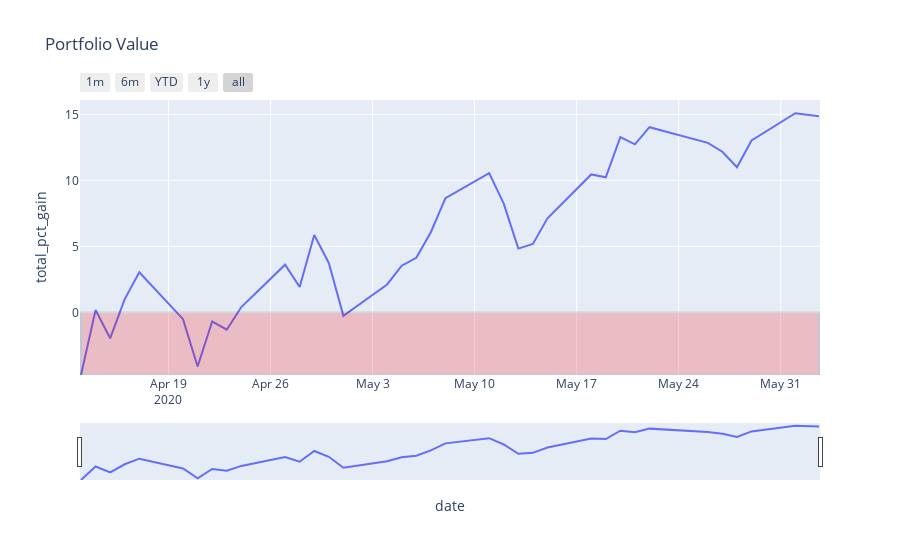

Notebook source saved alongside this figure:
### Code cell
min_value = portfolio_aggregated_stats['total_pct_gain'].min()
max_value = portfolio_aggregated_stats['total_pct_gain'].max()

fig = px.line(portfolio_aggregated_stats, 
              x='date', y="total_pct_gain", 
              hover_data=['invested_amount', 'market_value', 'unrealized_gain', 
                          'unrealized_pct_gain', 'realized_gain', 'realized_pct_gain', 
                          'total_gain', 'total_pct_gain'],
              range_y=[min_value, max_value+1],
              title='Portfolio Value')
fig.update_xaxes(
    rangeslider_visible=True,
    rangeselector=dict(
        buttons=list([
            dict(count=1, label="1m", step="month", stepmode="backward"),
            dict(count=6, label="6m", step="month", stepmode="backward"),
            dict(count=1, label="YTD", step="year", stepmode="todate"),
            dict(count=1, label="1y", step="year", stepmode="backward"),
            dict(step="all")
        ])
    )
)
fig.add_shape(
        # Rectangle reference to the axes
            type="rect",
            xref="x",
            yref="y",
            x0=first_date,
            y0=min_value,
            x1=last_date,
            y1=0,
            opacity=0.2,
            fillcolor="Red",
        )
fig.write_image("images/portfolio_value.pdf")
fig.show()

### Figure 1 — Plotly figure (JSON) as saved in the notebook; plotly's stock layout.template omitted (floating-point values rounded to 4 significant figures; data arrays with more than 128 entries replaced by an {"elided": "..."} marker saying what was removed)
{"data": [{"customdata": {"elided": "36x8 float values"}, "hovertemplate": "date=%{x}<br>total_pct_gain=%{customdata[7]}<br>invested_amount=%{customdata[0]}<br>market_value=%{customdata[1]}<br>unrealized_gain=%{customdata[2]}<br>unrealized_pct_gain=%{customdata[3]}<br>realized_gain=%{customdata[4]}<br>realized_pct_gain=%{customdata[5]}<br>total_gain=%{customdata[6]}<extra></extra>", "legendgroup": "", "line": {"color": "#636efa", "dash": "solid"}, "mode": "lines", "name": "", "showlegend": false, "type": "scatter", "x": ["2020-04-13T00:00:00", "2020-04-14T00:00:00", "2020-04-15T00:00:00", "2020-04-16T00:00:00", "2020-04-17T00:00:00", "2020-04-20T00:00:00", "2020-04-21T00:00:00", "2020-04-22T00:00:00", "2020-04-23T00:00:00", "2020-04-24T00:00:00", "2020-04-27T00:00:00", "2020-04-28T00:00:00", "2020-04-29T00:00:00", "2020-04-30T00:00:00", "2020-05-01T00:00:00", "2020-05-04T00:00:00", "2020-05-05T00:00:00", "2020-05-06T00:00:00", "2020-05-07T00:00:00", "2020-05-08T00:00:00", "2020-05-11T00:00:00", "2020-05-12T00:00:00", "2020-05-13T00:00:00", "2020-05-14T00:00:00", "2020-05-15T00:00:00", "2020-05-18T00:00:00", "2020-05-19T00:00:00", "2020-05-20T00:00:00", "2020-05-21T00:00:00", "2020-05-22T00:00:00", "2020-05-26T00:00:00", "2020-05-27T00:00:00", "2020-05-28T00:00:00", "2020-05-29T00:00:00", "2020-06-01T00:00:00", "2020-06-02T15:02:47"], "xaxis": "x", "y": [-4.75, 0.18, -1.97, 1, 3.04, -0.52, -4.11, -0.7, -1.32, 0.4, 3.61, 1.92, 5.86, 3.74, -0.26, 2.11, 3.53, 4.13, 6.07, 8.65, 10.55, 8.24, 4.83, 5.18, 7.12, 10.45, 10.23, 13.27, 12.73, 14.03, 12.84, 12.17, 10.99, 13.02, 15.09, 14.85], "yaxis": "y"}], "layout": {"legend": {"tracegroupgap": 0}, "shapes": [{"fillcolor": "Red", "opacity": 0.2, "type": "rect", "x0": "2020-04-13T00:00:00+00:00", "x1": "2020-06-02T15:02:47+00:00", "xref": "x", "y0": -4.75, "y1": 0, "yref": "y"}], "title": {"text": "Portfolio Value"}, "xaxis": {"anchor": "y", "domain": [0, 1], "rangeselector": {"buttons": [{"count": 1, "label": "1m", "step": "month", "stepmode": "backward"}, {"count": 6, "label": "6m", "step": "month", "stepmode": "backward"}, {"count": 1, "label": "YTD", "step": "year", "stepmode": "todate"}, {"count": 1, "label": "1y", "step": "year", "stepmode": "backward"}, {"step": "all"}]}, "rangeslider": {"visible": true}, "title": {"text": "date"}}, "yaxis": {"anchor": "x", "domain": [0, 1], "range": [-4.75, 16.09], "title": {"text": "total_pct_gain"}}}}
